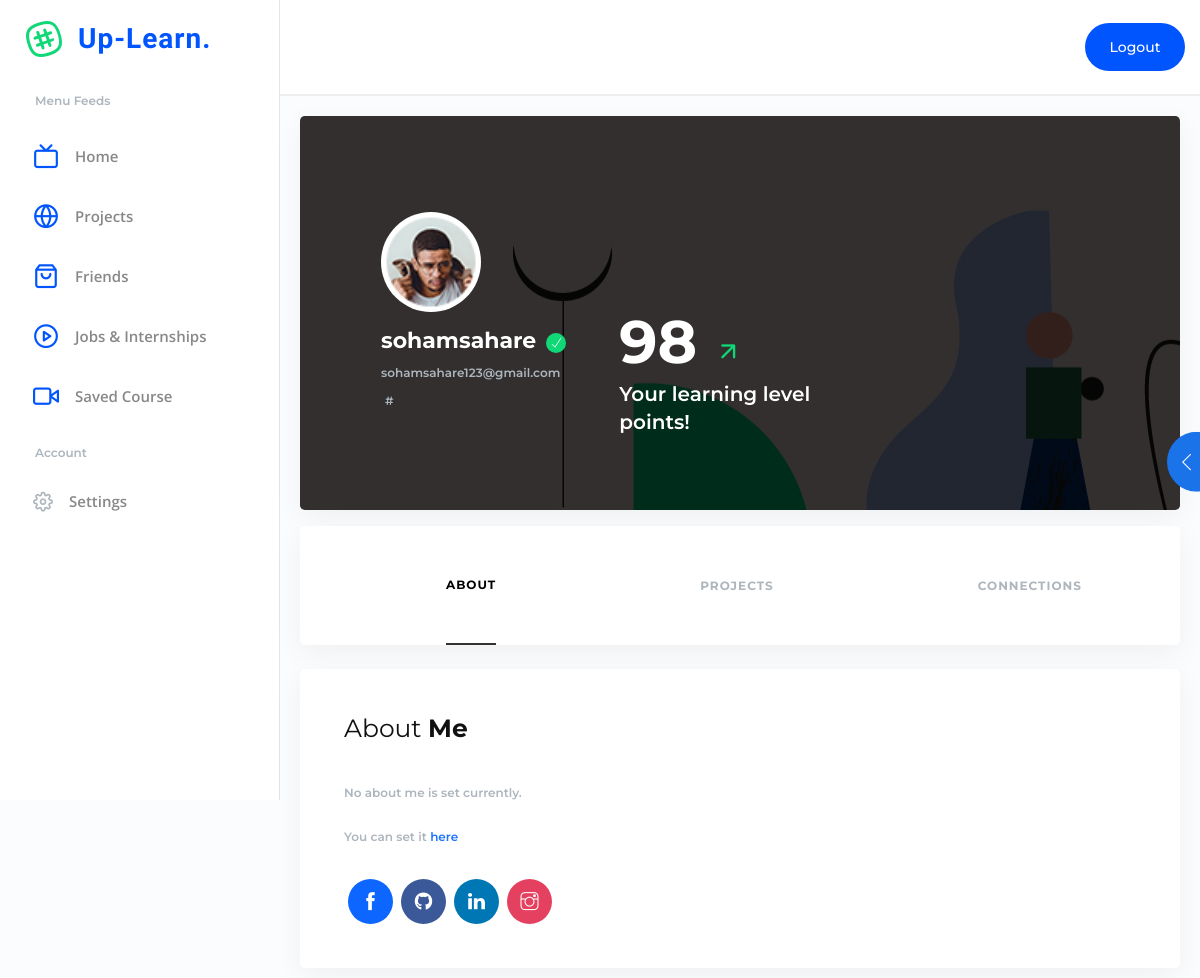
Screenshot of /user-profile/sohamsahare (signed in) with the database file from the repository.
### models.py (models this page shows, shortened)
class UserModel(UserMixin, db.Model):
    __tablename__ = 'users'
    id = db.Column(db.Integer, primary_key=True)
    first_name = db.Column(db.String(100))
    last_name = db.Column(db.String(100))
    name = db.Column(db.String(100))
    email = db.Column(db.String(80), unique=True)
    phone = db.Column(db.String(100))
    password_hash = db.Column(db.String())
    title = db.Column(db.Text)
    about_me = db.Column(db.Text)
    facebook = db.Column(db.String(100))
    linkedin = db.Column(db.String(100))
    github = db.Column(db.String(100))
    instagram = db.Column(db.String(100))

### app.py (the view)
@app.route("/user-profile/<id>", methods = ["GET"])
@login_required
def user_profile(id):
    user = UserModel.query.filter_by(name = id).first()
    projects = ProjectsModel.query.filter_by(user_name = id)
    friend1 = FriendModel.query.filter_by(user1 = id, status = 1).all()
    friend2 = FriendModel.query.filter_by(user2 = id, status = 1).all()
    all_users = UserModel.query.all()
    data = {
        "projects": projects,
        "my_id": session["id"],
        "user": user,
        "all_users": all_users,
        "friend1": friend1,
        "friend2": friend2,
        "my_name": session["username"]
    }
    return render_template("user-profile.html", data=data)

### models.py (called while the page is built)
@login.user_loader
def load_user(id):
    return UserModel.query.get(int(id))

### templates/user-profile.html (shortened to what this page needs)
<!DOCTYPE html>
<html lang="en">
<head>
    <link rel="stylesheet" href="{{ url_for('static', filename='css/themify-icons.css') }}">
    <link rel="stylesheet" href="{{ url_for('static', filename='css/feather.css') }}">
    <link rel="stylesheet" href="{{ url_for('static', filename='css/style.css') }}">
</head>
<body class="color-theme-blue mont-font scroll-bar">
    <div class="main-wrapper">
        <nav class="navigation scroll-bar">
            <div class="container pl-0 pr-0">
                <div class="nav-content">
                    <div class="nav-top">
                        <a href="/"><i class="feather-slack text-success display1-size mr-3 ml-3"></i><span class="d-inline-block fredoka-font ls-3 fw-600 text-current font-xl logo-text mb-0">Up-Learn. </span> </a>
                    </div>
                    <div class="nav-caption fw-600 font-xssss text-grey-500"><span>Menu </span>Feeds</div>
                    <ul class="mb-3">
                        <li><a href="/" class="nav-content-bttn open-font" data-tab="chats"><i class="feather-tv mr-3"></i><span>Home</span></a></li>
                        <li><a href="/projects" class="nav-content-bttn open-font" data-tab="favorites"><i class="feather-globe mr-3"></i><span>Projects</span></a></li>
                        <li><a href="/friends" class="nav-content-bttn open-font" data-tab="friends"><i class="feather-shopping-bag mr-3"></i><span>Friends</span></a></li>
                        <li><a href="/jobs-internships" class="nav-content-bttn open-font" data-tab="favorites"><i class="feather-play-circle mr-3"></i><span>Jobs & Internships</span></a></li>                        <li class="flex-lg-brackets"><a href="user-profile.html" data-tab="archived" class="nav-content-bttn open-font"><i class="feather-video mr-3"></i><span>Saved Course</span></a></li>
                    </ul>
                    <div class="nav-caption fw-600 font-xssss text-grey-500"> Account</div>
                    <ul class="mb-3">
                        <li><a href="/settings" class="nav-content-bttn open-font h-auto pt-2 pb-2"><i class="font-sm feather-settings mr-3 text-grey-500"></i><span>Settings</span></a></li>
                    </ul>
                </div>
            </div>
        </nav>
        <div class="main-content">
            <div class="middle-sidebar-header bg-white">
                <ul class="d-flex ml-auto right-menu-icon">
                    <a href="/authentication/logout" class="header-btn bg-current fw-500 text-white font-xsss p-2 lh-32 w100 text-center d-inline-block rounded-xl">Logout</a>
                </ul>
            </div>
            <div class="middle-sidebar-bottom">
                <div class="middle-sidebar-left">
                    <div class="card d-block w-100 border-0 shadow-xss rounded-lg overflow-hidden mb-3" style="background-image: url({{ url_for('static', filename='images/bb-16.png') }});">
                        <div class="card-body p-lg-5 p-4 bg-black-08">
                            <div class="row">
                                <div class="col-lg-12 pl-xl-5 pt-xl-5">
                                    <figure class="avatar ml-0 mb-4 position-relative w100 z-index-1"><img src="{{ url_for('static', filename='images/user-6.png') }}" alt="image" class="float-right p-1 bg-white rounded-circle w-100"></figure>
                                </div>
                                <div class="col-xl-4 col-lg-6 pl-xl-5 pb-xl-5 pb-3">
                                    <h4 class="fw-700 font-md text-white mt-3 mb-1">{{ data.user.name }} <i class="ti-check font-xssss btn-round-xs bg-success text-white ml-1"></i></h4>
                                    <span class="font-xssss fw-600 text-grey-500 d-inline-block ml-0">{{ data.user.email }}</span>
                                    <br>
                                    <span class="font-xssss fw-600 text-grey-500 d-inline-block ml-1">{{ data.user.title if data.user.title is not none else '#' }}</span>
                                </div>
                                <div class="col-xl-4 col-lg-6 d-block">
                                    <h2 class="display5-size text-white fw-700 lh-1 mr-3">98 <i class="feather-arrow-up-right text-success font-xl"></i></h2>
                                    <h4 class="text-white font-sm fw-600 mt-0 lh-3">Your learning level points! </h4>
                                </div>
                            </div>
                        </div>
                    </div>
                    <div class="card d-block w-100 border-0 shadow-xss rounded-lg overflow-hidden mb-4">
                        <ul class="nav nav-tabs xs-p-4 d-flex align-items-center justify-content-around product-info-tab border-bottom-0" id="pills-tab" role="tablist">
                            <li class="active list-inline-item"><a class="fw-700 pb-sm-5 pt-sm-5 xs-mb-2 ml-sm-5 font-xssss text-grey-500 ls-3 d-inline-block text-uppercase active" href="#navtabs0" data-toggle="tab">About</a></li>
                            <li class="list-inline-item"><a class="fw-700 pb-sm-5 pt-sm-5 xs-mb-2 font-xssss text-grey-500 ls-3 d-inline-block text-uppercase" href="#navtabs3" data-toggle="tab">Projects</a></li>
                            <li class="list-inline-item"><a class="fw-700 pb-sm-5 pt-sm-5 xs-mb-2 font-xssss text-grey-500 ls-3 d-inline-block text-uppercase" href="#navtabs4" data-toggle="tab">Connections</a></li>
                        </ul>
                    </div>
                    <div class="tab-content" id="pills-tabContent">
                        <div class="tab-pane fade show active" id="navtabs0">
                            <div class="card d-block w-100 border-0 shadow-xss rounded-lg overflow-hidden p-lg-4 p-2">
                                <div class="card-body mb-lg-3 pb-0"><h2 class="fw-400 font-lg d-block">About <b>Me</b> </h2></div>
                                <div class="card-body pb-0">
                                    <div class="row">
                                        <div class="col-xl-12">
                                            {% if data.user.about_me is none %}
                                                <p class="font-xssss fw-600 lh-28 text-grey-500 pl-0">No about me is set currently.</p>
                                                {% if data.user.id == data.my_id %}
                                                    <p class="font-xssss fw-600 lh-28 text-grey-500 pl-0">You can set it <a href="/settings/account-information">here</a></p>
                                                {% endif %}
                                            {% endif %}
                                            <ul class="d-flex align-items-center mt-2 mb-3 float-left">
                                                <li class="m-1 list-inline-item"><a target="_blank" href="{{ data.user.facebook if data.user.facebook is not none else '#' }}" class="btn-round-md bg-facebook"><i class="font-xs ti-facebook text-white"></i></a></li>
                                                <li class="m-1 list-inline-item"><a target="_blank" href="{{ data.user.github if data.user.github is not none else '#' }}" class="btn-round-md bg-twiiter"><i class="font-xs fab fa-github text-white"></i></i></a></li>
                                                <li class="m-1 list-inline-item"><a target="_blank" href="{{ data.user.linkedin if data.user.linkedin is not none else '#' }}" class="btn-round-md bg-linkedin"><i class="font-xs ti-linkedin text-white"></i></a></li>
                                                <li class="m-1 list-inline-item"><a target="_blank" href="{{ data.user.instagram if data.user.instagram is not none else '#' }}" class="btn-round-md bg-instagram"><i class="font-xs ti-instagram text-white"></i></a></li>
                                            </ul>
                                        </div>
                                    </div>
                                </div>
                            </div>
                        </div>
                    </div>
                </div>
                <button class="btn btn-circle text-white btn-neutral sidebar-right">
                    <i class="ti-angle-left"></i>
                </button>
            </div>
        </div>
    </div>
    </body>
</html>

### static/css/feather.css (style rules this page uses)
[class^="feather-"], [class*=" feather-"] { font-family: 'feather' !important; speak: none; font-style: normal; font-weight: normal; font-variant: normal; text-transform: none; line-height: 1; -webkit-font-smoothing: antialiased; -moz-osx-font-smoothing: grayscale; }
.feather-arrow-up-right:before { content: "\e917"; }
.feather-globe:before { content: "\e972"; }
.feather-play-circle:before { content: "\e9b0"; }
.feather-settings:before { content: "\e9c4"; }
.feather-shopping-bag:before { content: "\e9c9"; }
.feather-slack:before { content: "\e9cf"; }
.feather-tv:before { content: "\e9e9"; }
.feather-video:before { content: "\e9f7"; }

### rows the page displays
UserModel: user.name "sohamsahare", user.email "sohamsahare123@gmail.com", user "#"
